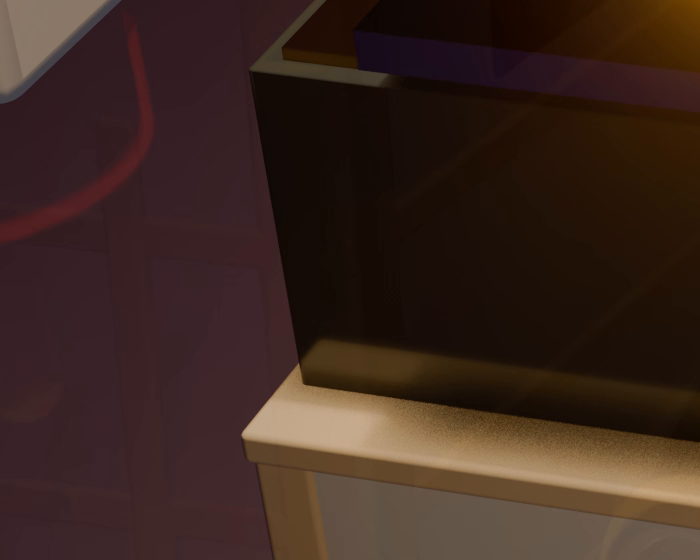
#> input picture reference/sandbox_rhapsody_probe_274s.png, 700 x 560 px
$ python thumbnail.py ../reference/sandbox_rhapsody_probe_274s.png out.png
#> lines starting #> are read from the running program, lines starting #| are printed output that depends on the picture
"""The YouTube thumbnail: src/Thumbnail.tsx's frame 110 (rendered by Remotion) at 1280x720, as JPEG quality 92.

Usage: npx remotion still src/index.ts Thumbnail out/thumbnail_full.png --frame=110 --gl=swiftshader
       .venv/bin/python -I scripts/thumbnail.py out/thumbnail_full.png [out=deliverables/distillation_job_thumbnail.jpg]
"""
import sys
from PIL import Image

src = sys.argv[1]
out = sys.argv[2] if len(sys.argv) > 2 else "deliverables/distillation_job_thumbnail.jpg"
Image.open(src).convert("RGB").resize((1280, 720), Image.LANCZOS).save(out, quality=92)
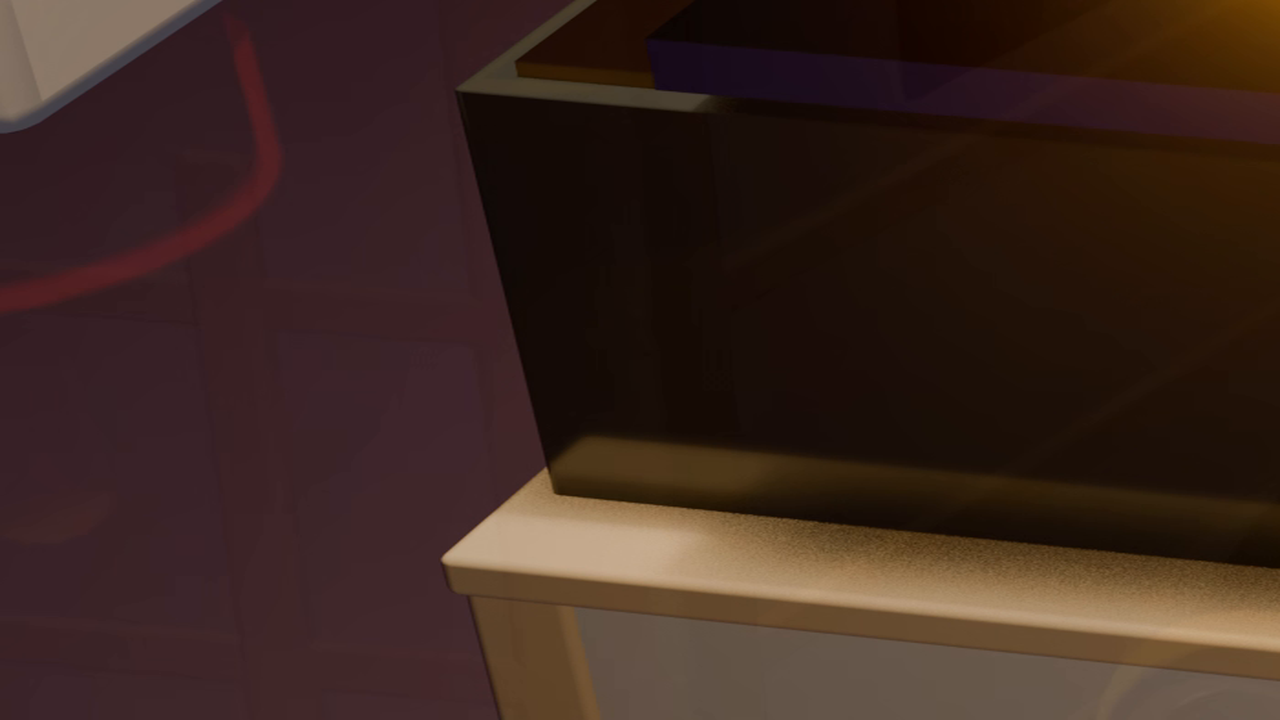
#> saved as out.png: PIL image 1280x720 RGB; mean R, G, B 59.2, 38.6, 31.3
print(out)
